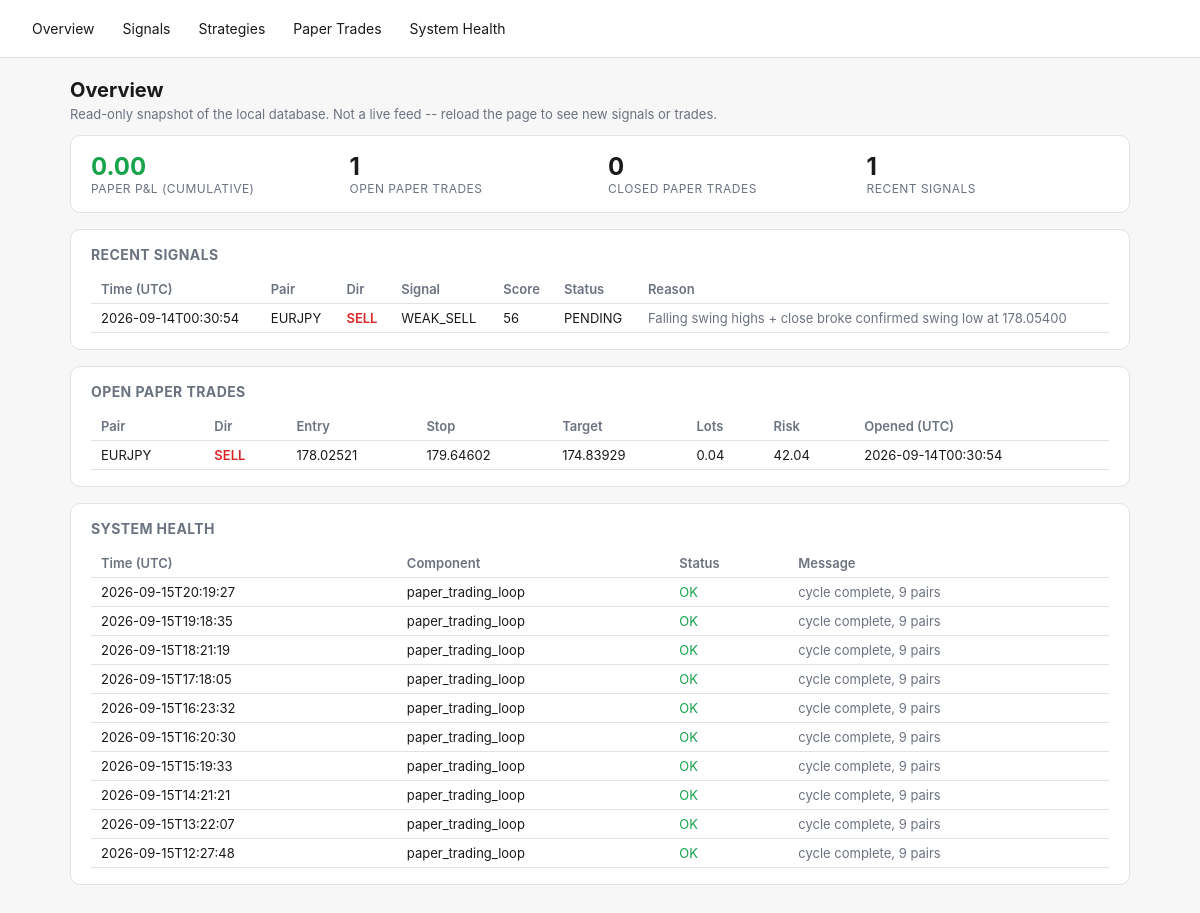
Before: / with the older database file.
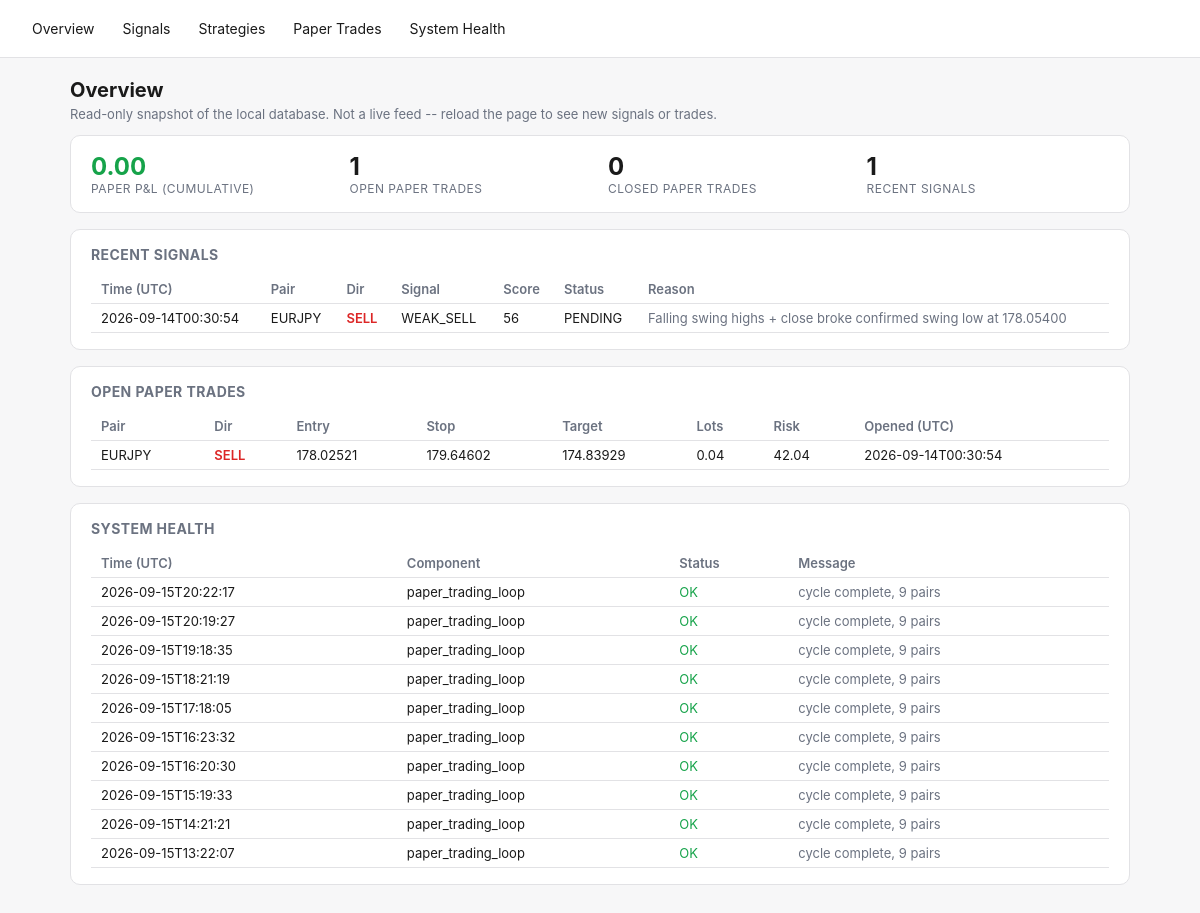
After: the same page with the newer database file.
### tables this page shows
CREATE TABLE signals (
    id TEXT PRIMARY KEY,
    pair TEXT NOT NULL,
    direction TEXT NOT NULL,
    overall_signal TEXT NOT NULL,
    score REAL NOT NULL,
    entry_low REAL, entry_high REAL, stop_loss REAL,
    take_profit_1 REAL, take_profit_2 REAL,
    spread_pips REAL,
    regime TEXT,
    strategies_agree_json TEXT,
    reason TEXT,
    status TEXT NOT NULL DEFAULT 'PENDING',
    created_at TEXT NOT NULL
, timeframe TEXT NOT NULL DEFAULT 'H4');

CREATE TABLE paper_trades (
    id INTEGER PRIMARY KEY AUTOINCREMENT,
    signal_id TEXT REFERENCES signals(id),
    pair TEXT NOT NULL,
    direction TEXT NOT NULL,
    entry_time TEXT NOT NULL,
    entry_price REAL NOT NULL,
    stop_loss REAL NOT NULL,
    take_profit REAL NOT NULL,
    lots REAL,                 -- position size at entry (fx_engine.position_sizing), if it could be computed
    risk_amount REAL,          -- dollar amount risked at entry, lots * stop_distance * pip_value
    exit_time TEXT,
    exit_price REAL,
    exit_reason TEXT,
    pnl_r REAL,
    pnl_amount REAL,           -- real dollar P&L = pnl_r * risk_amount (NULL if risk_amount unknown)
    created_at TEXT NOT NULL
, timeframe TEXT NOT NULL DEFAULT 'H4');

CREATE TABLE system_health (
    id INTEGER PRIMARY KEY AUTOINCREMENT,
    component TEXT NOT NULL,
    status TEXT NOT NULL,       -- OK | WARN | ERROR
    message TEXT,
    checked_at TEXT NOT NULL
);

### fx_engine/dashboard.py (the view)
    @app.route("/")
    def overview():
        d = get_db()
        signals = d.recent_signals(limit=10)
        health = d.recent_health(limit=10)
        open_trades = d.open_paper_trades()
        curve = d.paper_equity_curve()
        latest_equity = curve[-1]["cumulative"] if curve else 0.0
        return render_template(
            "overview.html", signals=signals, health=health, open_trades=open_trades,
            latest_equity=latest_equity, total_closed=len(curve),
        )

### fx_engine/db.py (called while the page is built)
    @contextmanager
    def _conn(self):
        conn = sqlite3.connect(self.path)
        conn.row_factory = sqlite3.Row
        try:
            yield conn
            conn.commit()
        finally:
            conn.close()

    def open_paper_trades(self) -> list[dict]:
        with self._conn() as conn:
            rows = conn.execute("SELECT * FROM paper_trades WHERE exit_time IS NULL").fetchall()
        return [dict(r) for r in rows]

    def recent_signals(self, limit: int = 50) -> list[dict]:
        with self._conn() as conn:
            rows = conn.execute(
                """SELECT s.*, o.outcome, o.pnl_r AS outcome_pnl_r, o.exit_price AS outcome_exit_price
                   FROM signals s LEFT JOIN signal_outcomes o ON o.signal_id = s.id
                   ORDER BY s.created_at DESC LIMIT ?""",
                (limit,),
            ).fetchall()
        return [dict(r) for r in rows]

    def paper_equity_curve(self) -> list[dict]:
        with self._conn() as conn:
            rows = conn.execute(
                """SELECT exit_time, pnl_amount FROM paper_trades
                   WHERE exit_time IS NOT NULL AND pnl_amount IS NOT NULL
                   ORDER BY exit_time ASC"""
            ).fetchall()
        cumulative = 0.0
        curve = []
        for r in rows:
            cumulative += r["pnl_amount"]
            curve.append({"exit_time": r["exit_time"], "pnl_amount": r["pnl_amount"], "cumulative": cumulative})
        return curve

    def recent_health(self, limit: int = 50) -> list[dict]:
        with self._conn() as conn:
            rows = conn.execute(
                "SELECT * FROM system_health ORDER BY id DESC LIMIT ?", (limit,),
            ).fetchall()
        return [dict(r) for r in rows]

### fx_engine/templates/overview.html (shortened to what this page needs)
{% extends "base.html" %}
{% block content %}
<h1>Overview</h1>
<p class="lede">Read-only snapshot of the local database. Not a live feed -- reload the page to see new signals or trades.</p>
<div class="card stat-row">
  <div class="stat">
    <div class="value" style="color:{{ 'var(--green)' if latest_equity >= 0 else 'var(--red)' }}">{{ "%.2f"|format(latest_equity) }}</div>
    <div class="label">Paper P&amp;L (cumulative)</div>
  </div>
  <div class="stat"><div class="value">{{ open_trades|length }}</div><div class="label">Open paper trades</div></div>
  <div class="stat"><div class="value">{{ total_closed }}</div><div class="label">Closed paper trades</div></div>
  <div class="stat"><div class="value">{{ signals|length }}</div><div class="label">Recent signals</div></div>
</div>
<div class="card">
  <h2>Recent Signals</h2>
  <div class="overflow">
  <table>
    <tr><th>Time (UTC)</th><th>Pair</th><th>Dir</th><th>Signal</th><th>Score</th><th>Status</th><th>Reason</th></tr>
    {% for s in signals %}
    <tr>
      <td>{{ s.created_at[:19] }}</td>
      <td>{{ s.pair }}</td>
      <td class="{{ 'buy' if s.direction=='BUY' else 'sell' }}">{{ s.direction }}</td>
      <td>{{ s.overall_signal }}</td>
      <td>{{ "%.0f"|format(s.score) }}</td>
      <td>{{ s.status }}</td>
      <td class="muted">{{ s.reason }}</td>
    </tr>
    {% else %}
    <tr><td colspan="7" class="muted">No signals yet -- run `python -m fx_engine.main signal-once` or `paper`.</td></tr>
    {% endfor %}
  </table>
  </div>
</div>
<div class="card">
  <h2>Open Paper Trades</h2>
  <div class="overflow">
  <table>
    <tr><th>Pair</th><th>Dir</th><th>Entry</th><th>Stop</th><th>Target</th><th>Lots</th><th>Risk</th><th>Opened (UTC)</th></tr>
    {% for t in open_trades %}
    <tr>
      <td>{{ t.pair }}</td>
      <td class="{{ 'buy' if t.direction=='BUY' else 'sell' }}">{{ t.direction }}</td>
      <td>{{ "%.5f"|format(t.entry_price) }}</td>
      <td>{{ "%.5f"|format(t.stop_loss) }}</td>
      <td>{{ "%.5f"|format(t.take_profit) }}</td>
      <td>{{ t.lots if t.lots is not none else "-" }}</td>
      <td>{{ "%.2f"|format(t.risk_amount) if t.risk_amount is not none else "-" }}</td>
      <td>{{ t.entry_time[:19] }}</td>
    </tr>
    {% else %}
    <tr><td colspan="8" class="muted">No open paper trades.</td></tr>
    {% endfor %}
  </table>
  </div>
</div>
<div class="card">
  <h2>System Health</h2>
  <div class="overflow">
  <table>
    <tr><th>Time (UTC)</th><th>Component</th><th>Status</th><th>Message</th></tr>
    {% for h in health %}
    <tr>
      <td>{{ h.checked_at[:19] }}</td>
      <td>{{ h.component }}</td>
      <td class="{{ 'ok' if h.status=='OK' else ('warn' if h.status=='WARN' else 'error') }}">{{ h.status }}</td>
      <td class="muted">{{ h.message }}</td>
    </tr>
    {% else %}
    <tr><td colspan="4" class="muted">No health checks logged yet.</td></tr>
    {% endfor %}
  </table>
  </div>
</div>
{% endblock %}

### fx_engine/templates/base.html (shortened to what this page needs)
<!doctype html>
<html lang="en">
<head>
</head>
<body>
<nav>
  <a href="{{ url_for('overview') }}">Overview</a>
  <a href="{{ url_for('signals_page') }}">Signals</a>
  <a href="{{ url_for('strategies_page') }}">Strategies</a>
  <a href="{{ url_for('paper_trades_page') }}">Paper Trades</a>
  <a href="{{ url_for('health_page') }}">System Health</a>
</nav>
<main>
{% block content %}{% endblock %}
</main>
</body>
</html>

### fx_engine/templates/base.html (style rules this page uses)
:root { --bg:#f7f7f8; --fg:#1a1a1a; --card:#ffffff; --border:#e2e2e5; --accent:#2563eb; --green:#16a34a; --red:#dc2626; --amber:#d97706; --muted:#6b7280; }
* { box-sizing: border-box; }
body { margin:0; font-family:-apple-system,BlinkMacSystemFont,"Segoe UI",sans-serif; background:var(--bg); color:var(--fg); }
nav { display:flex; gap:4px; padding:12px 20px; border-bottom:1px solid var(--border); background:var(--card); flex-wrap:wrap; }
nav a { color:var(--fg); text-decoration:none; padding:8px 12px; border-radius:6px; font-size:14px; }
main { padding:20px; max-width:1100px; margin:0 auto; }
.card { background:var(--card); border:1px solid var(--border); border-radius:10px; padding:16px 20px; margin-bottom:16px; }
table { width:100%; border-collapse:collapse; font-size:13px; }
th, td { text-align:left; padding:6px 10px; border-bottom:1px solid var(--border); white-space:nowrap; }
th { color:var(--muted); font-weight:600; }
.sell { color:var(--red); font-weight:600; }
.ok { color:var(--green); }
.muted { color:var(--muted); }
.stat-row { display:flex; gap:16px; flex-wrap:wrap; }
.stat { flex:1; min-width:140px; }
.stat .value { font-size:24px; font-weight:700; }
.stat .label { font-size:12px; color:var(--muted); text-transform:uppercase; letter-spacing:.04em; }
h1 { font-size:20px; margin:0 0 4px; }
h2 { font-size:14px; margin:0 0 12px; color:var(--muted); text-transform:uppercase; letter-spacing:.03em; }
p.lede { color:var(--muted); font-size:13px; margin-top:0; }
.overflow { overflow-x:auto; }

Changed rows visible on the page:
no longer on this page (row unchanged): system_health: checked_at "2026-09-15T12:27:48", component "paper_trading_loop", status "OK", message "cycle complete, 9 pairs"
added system_health: checked_at "2026-09-15T20:22:17", component "paper_trading_loop", status "OK", message "cycle complete, 9 pairs"
